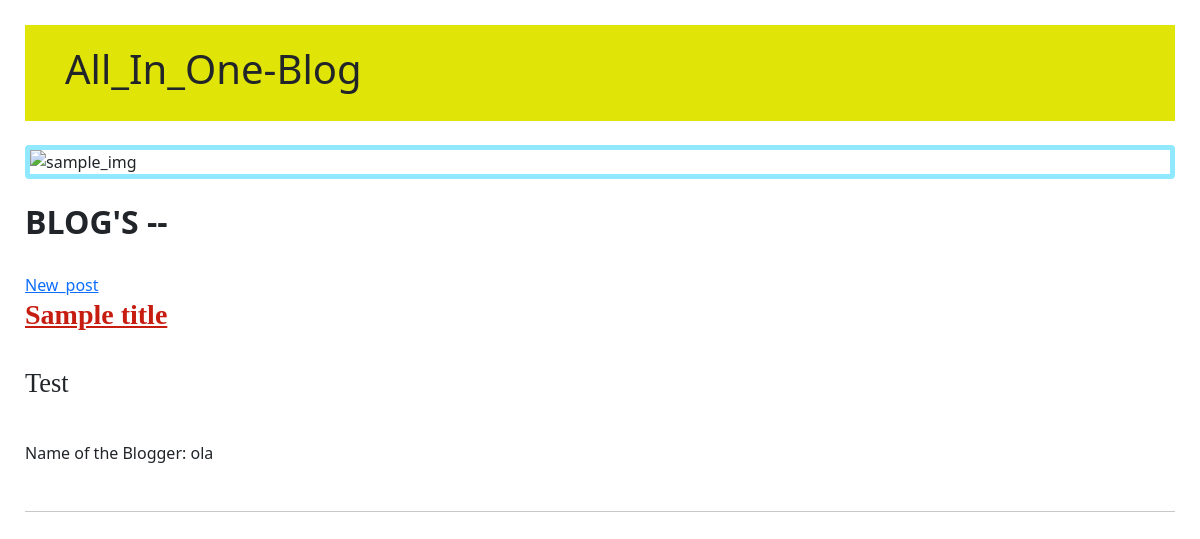
/, run on an earlier commit of the app's database.
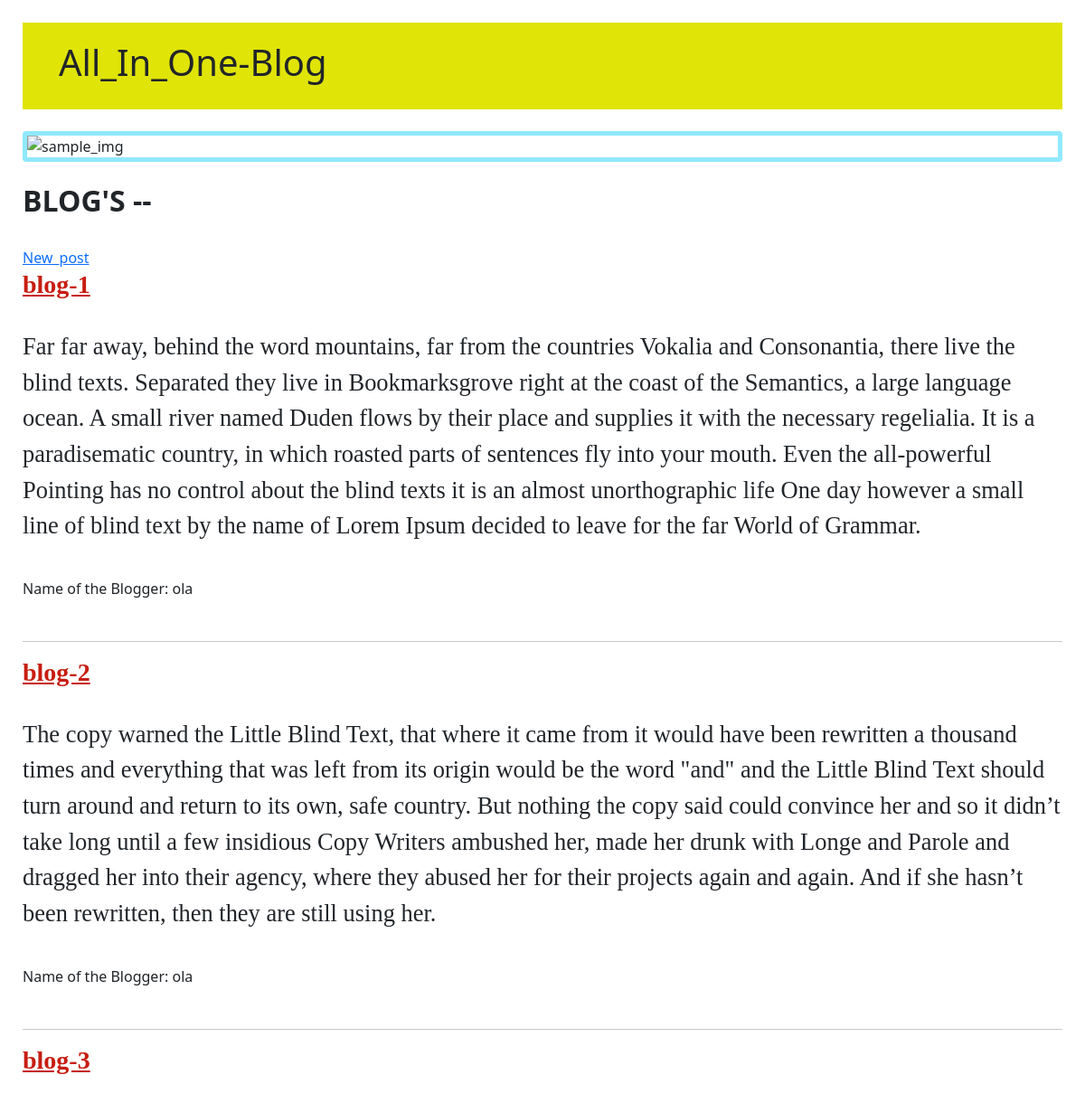
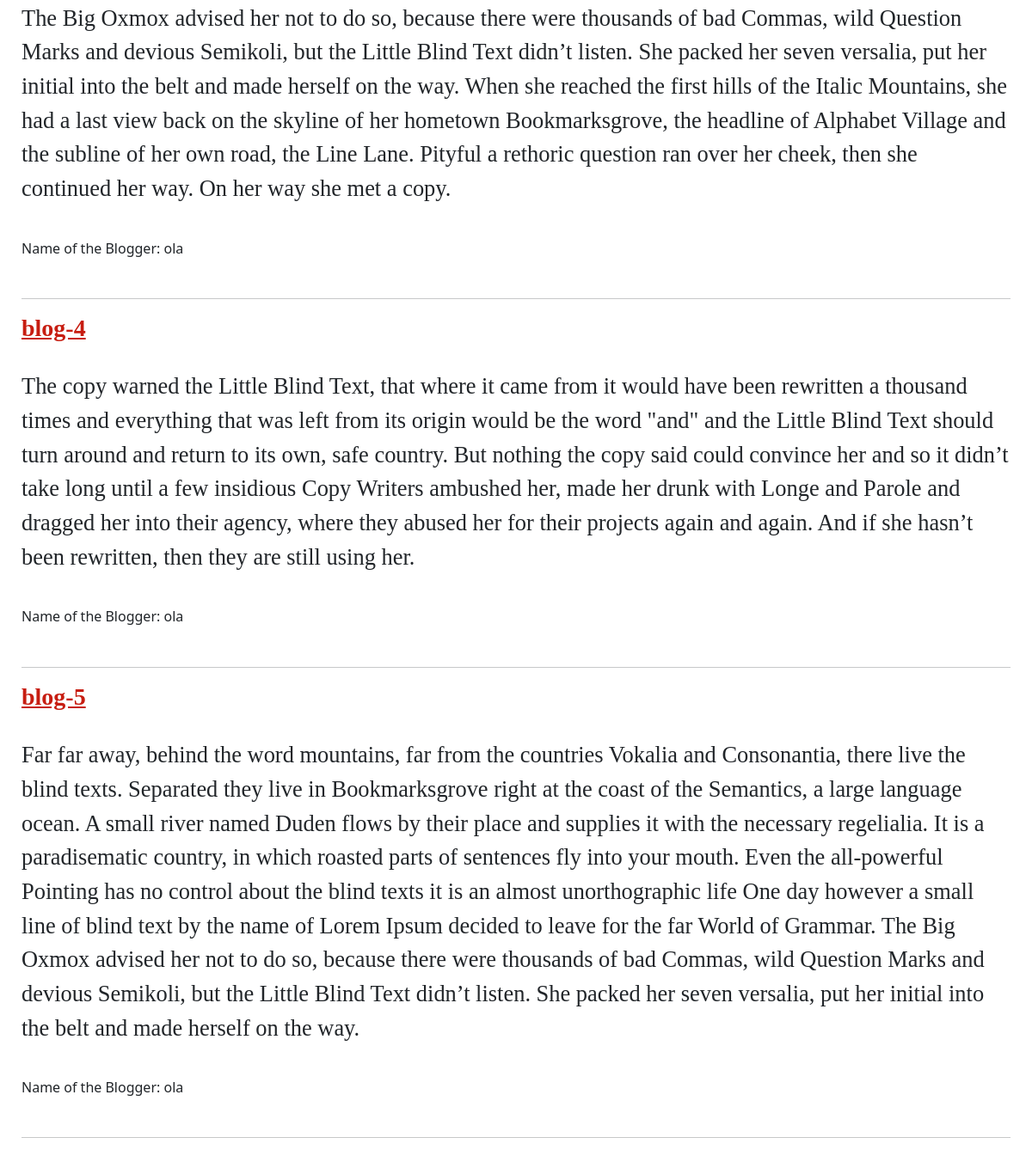
And on a later commit of the database (2 pictures, top to bottom).
### blog/models.py (models this page shows, shortened)
class Post(models.Model):
    author = models.ForeignKey(settings.AUTH_USER_MODEL, on_delete=models.CASCADE)
    title = models.CharField(max_length=200)
    text = models.TextField()
    created_date = models.DateTimeField(default = timezone.now)
    published_date = models.DateTimeField(blank = True, null=True)

### blog/views.py (the view)
# urls.py: path('', views.post_line, name="post_line"),
def post_line(request):
    posts = Post.objects.all()
    return render(request, 'blog/post_line.html', {'posts': posts})

### blog/templates/blog/post_line.html
{% extends 'blog/index.html' %}
{% block content %}
{% for posts in posts %}
<div class="Header"><h3 ><b><a href="{% url 'post_details' pk=posts.pk %}">{{ posts.title|linebreaksbr }}</a></b></h3>
    <br>
</<div>
    <p class="para">{{ posts.text|linebreaksbr }}</p><br>
    <h6>Name of the Blogger: {{ posts.author|linebreaksbr }}</h6><br>
    <hr>
{% endfor %}
{% endblock %}

What changed in the data, as far as the page shows it:
removed Post: title "Sample title", text "Test", author "ola"
added Post: title "blog-1", text "Far far away, behind the word mountains, far from the countries Vokalia and Consonantia, there live the blind texts. Separated they live in Bookmarksgrove right at the coast of the Semantics, a large language ocean. A small river named Duden flows by their place and supplies it with the necessary regelialia. It is a paradisematic country, in which roasted parts of sentences fly into your mouth. Even the all-powerful Pointing has no control about the blind texts it is an almost unorthographic life One day however a small line of blind text by the name of Lorem Ipsum decided to leave for the far World of Grammar.", author "ola"
added Post: title "blog-2", text "The copy warned the Little Blind Text, that where it came from it would have been rewritten a thousand times and everything that was left from its origin would be the word \"and\" and the Little Blind Text should turn around and return to its own, safe country. But nothing the copy said could convince her and so it didn’t take long until a few insidious Copy Writers ambushed her, made her drunk with Longe and Parole and dragged her into their agency, where they abused her for their projects again and again. And if she hasn’t been rewritten, then they are still using her.", author "ola"
added Post: title "blog-3", text "The Big Oxmox advised her not to do so, because there were thousands of bad Commas, wild Question Marks and devious Semikoli, but the Little Blind Text didn’t listen. She packed her seven versalia, put her initial into the belt and made herself on the way. When she reached the first hills of the Italic Mountains, she had a last view back on the skyline of her hometown Bookmarksgrove, the headline of Alphabet Village and the subline of her own road, the Line Lane. Pityful a rethoric question ran over her cheek, then she continued her way. On her way she met a copy.", author "ola"
added Post: title "blog-4", text "The copy warned the Little Blind Text, that where it came from it would have been rewritten a thousand times and everything that was left from its origin would be the word \"and\" and the Little Blind Text should turn around and return to its own, safe country. But nothing the copy said could convince her and so it didn’t take long until a few insidious Copy Writers ambushed her, made her drunk with Longe and Parole and dragged her into their agency, where they abused her for their projects again and again. And if she hasn’t been rewritten, then they are still using her.", author "ola"
added Post: title "blog-5", text "Far far away, behind the word mountains, far from the countries Vokalia and Consonantia, there live the blind texts. Separated they live in Bookmarksgrove right at the coast of the Semantics, a large language ocean. A small river named Duden flows by their place and supplies it with the necessary regelialia. It is a paradisematic country, in which roasted parts of sentences fly into your mouth. Even the all-powerful Pointing has no control about the blind texts it is an almost unorthographic life One day however a small line of blind text by the name of Lorem Ipsum decided to leave for the far World of Grammar. The Big Oxmox advised her not to do so, because there were thousands of bad…", author "ola"
